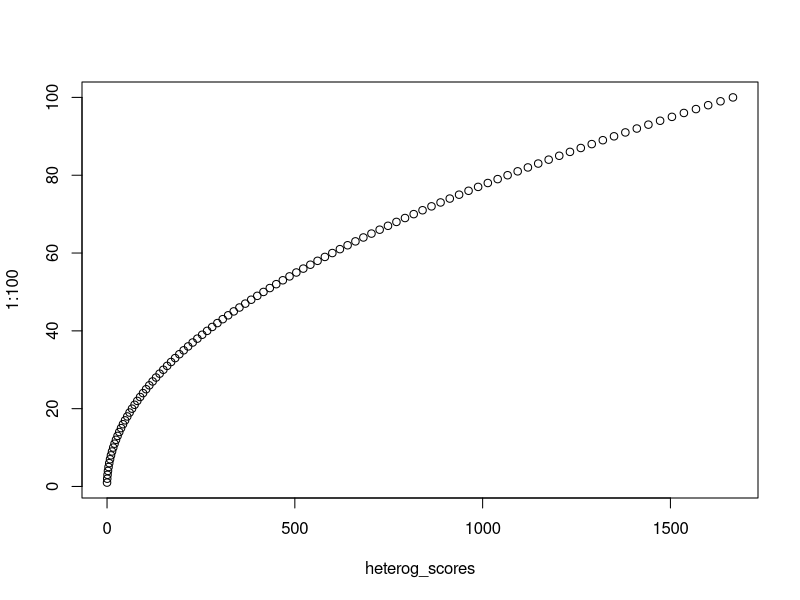

This chart was generated by the following R code:
## ---- chunk 1

T <- 1
N <- 5
dat <- N:1
mft <- (0:(length(dat)-1))
sum(dat * mft)/(T*N)


T <- 1
N <- 6
dat <- N:1
mft <- (0:(length(dat)-1))
sum(dat * mft)/(T*N)

T <- 1
N <- 7
dat <- N:1
mft <- (0:(length(dat)-1))
sum(dat * mft)/(T*N)

heterog_score_1bin <- function(N){
  T <- 1
  dat <- N:1
  mft <- (0:(length(dat)-1))
  sum(dat * mft)/(T*N)
}
heterog_scores <- sapply(1:100, heterog_score_1bin)
plot(heterog_scores, 1:100)
